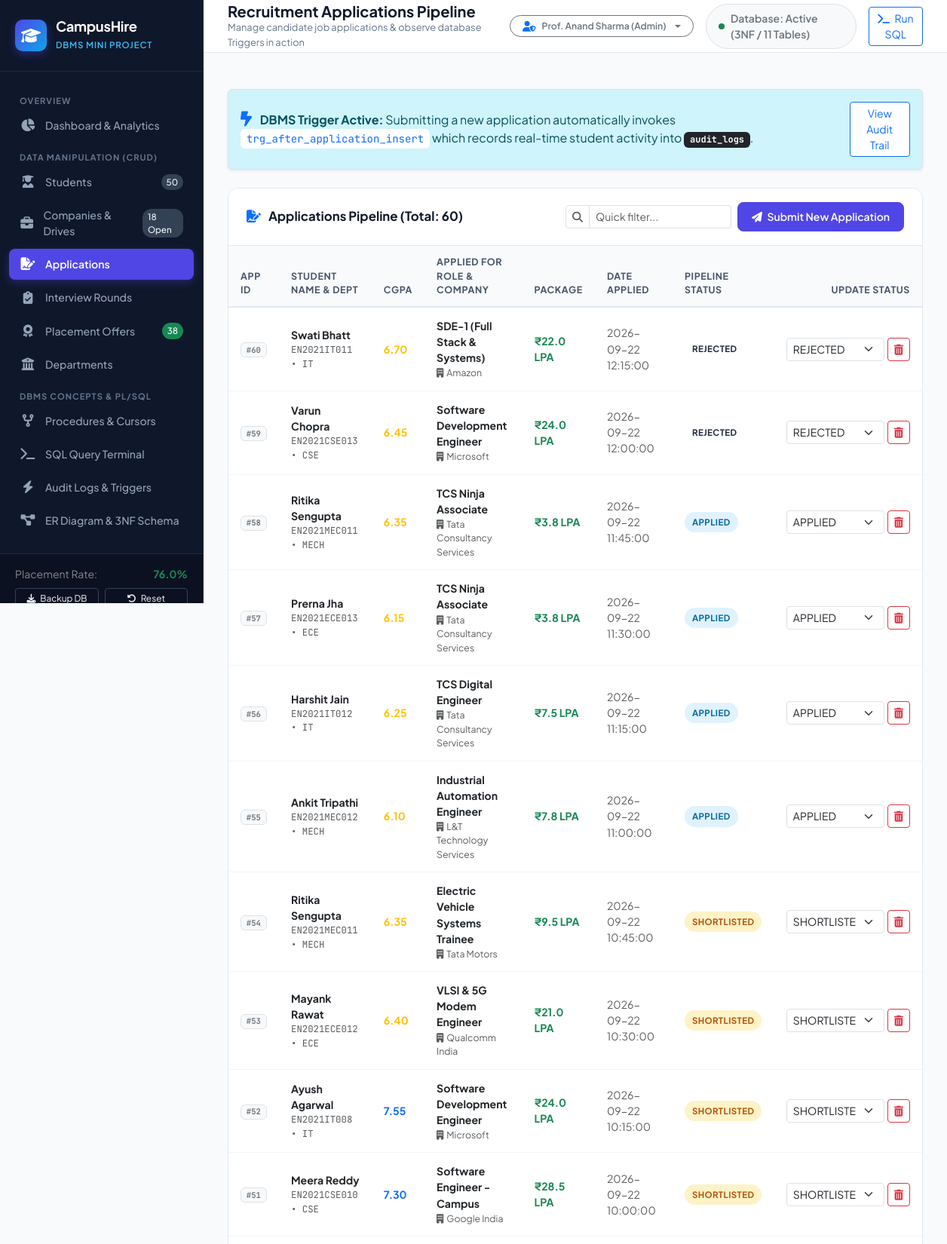
The app's page /applications (upper part) with its own data.
### tables this page shows
CREATE TABLE applications (
        application_id INTEGER PRIMARY KEY AUTOINCREMENT,
        student_id INTEGER NOT NULL,
        job_id INTEGER NOT NULL,
        application_date DATETIME DEFAULT (datetime('now', 'localtime')),
        application_status TEXT NOT NULL DEFAULT 'APPLIED' CHECK(application_status IN ('APPLIED', 'SHORTLISTED', 'REJECTED', 'SELECTED', 'WITHDRAWN')),
        created_at DATETIME DEFAULT (datetime('now', 'localtime')),
        updated_at DATETIME DEFAULT (datetime('now', 'localtime')),
        UNIQUE (student_id, job_id),
        FOREIGN KEY (student_id) REFERENCES students(student_id) ON DELETE RESTRICT ON UPDATE CASCADE,
        FOREIGN KEY (job_id) REFERENCES job_openings(job_id) ON DELETE RESTRICT ON UPDATE CASCADE
    );

CREATE TABLE users (
        user_id INTEGER PRIMARY KEY AUTOINCREMENT,
        full_name TEXT NOT NULL,
        email TEXT NOT NULL UNIQUE,
        password_hash TEXT NOT NULL,
        role TEXT NOT NULL CHECK(role IN ('ADMIN', 'STUDENT', 'RECRUITER')),
        account_status TEXT NOT NULL DEFAULT 'ACTIVE' CHECK(account_status IN ('ACTIVE', 'INACTIVE')),
        created_at DATETIME DEFAULT (datetime('now', 'localtime')),
        updated_at DATETIME DEFAULT (datetime('now', 'localtime'))
    );

CREATE TABLE students (
        student_id INTEGER PRIMARY KEY AUTOINCREMENT,
        user_id INTEGER NOT NULL UNIQUE,
        enrollment_number TEXT NOT NULL UNIQUE,
        department_id INTEGER NOT NULL,
        graduation_year INTEGER NOT NULL,
        cgpa REAL NOT NULL CHECK(cgpa >= 0.00 AND cgpa <= 10.00),
        active_backlogs INTEGER NOT NULL DEFAULT 0 CHECK(active_backlogs >= 0),
        phone TEXT,
        resume_url TEXT,
        profile_status TEXT NOT NULL DEFAULT 'VERIFIED' CHECK(profile_status IN ('PENDING_VERIFICATION', 'VERIFIED', 'SUSPENDED')),
        created_at DATETIME DEFAULT (datetime('now', 'localtime')),
        updated_at DATETIME DEFAULT (datetime('now', 'localtime')),
        FOREIGN KEY (user_id) REFERENCES users(user_id) ON DELETE RESTRICT ON UPDATE CASCADE,
        FOREIGN KEY (department_id) REFERENCES departments(department_id) ON DELETE RESTRICT ON UPDATE CASCADE
    );

CREATE TABLE departments (
        department_id INTEGER PRIMARY KEY AUTOINCREMENT,
        department_name TEXT NOT NULL UNIQUE,
        department_code TEXT NOT NULL UNIQUE,
        description TEXT,
        created_at DATETIME DEFAULT (datetime('now', 'localtime'))
    );

CREATE TABLE job_openings (
        job_id INTEGER PRIMARY KEY AUTOINCREMENT,
        company_id INTEGER NOT NULL,
        job_title TEXT NOT NULL,
        job_description TEXT NOT NULL,
        job_type TEXT NOT NULL DEFAULT 'FULL_TIME' CHECK(job_type IN ('FULL_TIME', 'INTERNSHIP', 'INTERN_TO_FTE')),
        location TEXT NOT NULL,
        minimum_cgpa REAL NOT NULL DEFAULT 0.00 CHECK(minimum_cgpa >= 0.00 AND minimum_cgpa <= 10.00),
        maximum_backlogs INTEGER NOT NULL DEFAULT 0 CHECK(maximum_backlogs >= 0),
        package_lpa REAL NOT NULL CHECK(package_lpa >= 0.00),
        application_deadline DATETIME NOT NULL,
        drive_date DATETIME,
        job_status TEXT NOT NULL DEFAULT 'DRAFT' CHECK(job_status IN ('DRAFT', 'OPEN', 'CLOSED', 'CANCELLED')),
        created_by INTEGER NOT NULL,
        created_at DATETIME DEFAULT (datetime('now', 'localtime')),
        updated_at DATETIME DEFAULT (datetime('now', 'localtime')),
        FOREIGN KEY (company_id) REFERENCES companies(company_id) ON DELETE RESTRICT ON UPDATE CASCADE,
        FOREIGN KEY (created_by) REFERENCES users(user_id) ON DELETE RESTRICT ON UPDATE CASCADE
    );

CREATE TABLE companies (
        company_id INTEGER PRIMARY KEY AUTOINCREMENT,
        company_name TEXT NOT NULL UNIQUE,
        industry TEXT NOT NULL,
        website TEXT,
        company_description TEXT,
        headquarters TEXT,
        created_at DATETIME DEFAULT (datetime('now', 'localtime')),
        updated_at DATETIME DEFAULT (datetime('now', 'localtime'))
    );

### app.py (the view)
@app.route('/applications')
def applications():
    conn = database.get_db_connection()
    cur = conn.cursor()
    cur.execute("""
        SELECT a.application_id, a.application_date, a.application_status,
               s.student_id, s.enrollment_number, u.full_name AS student_name, s.cgpa, d.department_code,
               j.job_id, j.job_title, j.package_lpa, c.company_name
        FROM applications a
        JOIN students s ON a.student_id = s.student_id
        JOIN users u ON s.user_id = u.user_id
        JOIN departments d ON s.department_id = d.department_id
        JOIN job_openings j ON a.job_id = j.job_id
        JOIN companies c ON j.company_id = c.company_id
        ORDER BY a.application_id DESC
    """)
    apps = [dict(row) for row in cur.fetchall()]
    cur.execute("""
        SELECT s.student_id, u.full_name, s.enrollment_number, d.department_code, s.cgpa
        FROM students s
        JOIN users u ON s.user_id = u.user_id
        JOIN departments d ON s.department_id = d.department_id
        ORDER BY u.full_name
    """)
    students_list = [dict(row) for row in cur.fetchall()]
    cur.execute("""
        SELECT j.job_id, j.job_title, c.company_name, j.minimum_cgpa, j.maximum_backlogs
        FROM job_openings j
        JOIN companies c ON j.company_id = c.company_id
        WHERE j.job_status = 'OPEN'
        ORDER BY j.job_title
    """)
    jobs_list = [dict(row) for row in cur.fetchall()]
    conn.close()
    return render_template('applications.html', applications=apps, students=students_list, jobs=jobs_list)

### database.py (called while the page is built)
def get_db_connection():
    conn = sqlite3.connect(DB_PATH)
    conn.row_factory = sqlite3.Row
    conn.execute("PRAGMA foreign_keys = ON;")
    conn.create_function("fn_calculate_overall_placement_percentage", 0, lambda: _calculate_overall_placement_percentage(conn))
    conn.create_function("fn_calculate_department_placement_percentage", 1, lambda dept_id: _calculate_department_placement_percentage(conn, dept_id))
    return conn

def _calculate_overall_placement_percentage(conn):
    cur = conn.cursor()
    cur.execute("""
        SELECT COUNT(*) FROM students s
        INNER JOIN users u ON s.user_id = u.user_id
        WHERE u.account_status = 'ACTIVE'
    """)
    total = cur.fetchone()[0] or 0
    cur.execute("""
        SELECT COUNT(DISTINCT s.student_id)
        FROM students s
        INNER JOIN applications a ON s.student_id = a.student_id
        INNER JOIN placement_offers o ON a.application_id = o.application_id
        WHERE o.offer_status = 'ACCEPTED'
    """)
    placed = cur.fetchone()[0] or 0
    if total > 0:
        return round((placed * 100.0) / total, 2)
    return 0.00

### templates/applications.html (shortened to what this page needs)
{% extends "base.html" %}
{% block page_title %}Recruitment Applications Pipeline{% endblock %}
{% block page_subtitle %}Manage candidate job applications & observe database Triggers in action{% endblock %}
{% block content %}
<div class="alert alert-info border shadow-sm mb-4 d-flex align-items-center justify-content-between">
    <div>
        <i class="fa-solid fa-bolt-lightning text-primary fs-5 me-2"></i>
        <strong>DBMS Trigger Active:</strong> Submitting a new application automatically invokes
        <code class="font-mono bg-white px-2 py-1 rounded text-primary">trg_after_application_insert</code>
        which records real-time student activity into <span class="badge bg-dark font-mono">audit_logs</span>.
    </div>
    <a href="{{ url_for('audit_logs') }}" class="btn btn-sm btn-outline-primary bg-white">View Audit Trail</a>
</div>
<div class="card-custom">
    <div class="card-custom-header flex-wrap gap-2">
        <h5>
            <i class="fa-solid fa-file-signature text-primary"></i>
            Applications Pipeline (Total: {{ applications|length }})
        </h5>
        <div class="d-flex align-items-center gap-2">
            <div class="input-group input-group-sm" style="width: 220px;">
                <span class="input-group-text bg-white"><i class="fa-solid fa-magnifying-glass text-muted"></i></span>
                <input type="text" id="searchAppsInput" class="form-control" placeholder="Quick filter...">
            </div>
            <button class="btn btn-primary-custom btn-sm text-nowrap" data-bs-toggle="modal" data-bs-target="#newApplicationModal">
                <i class="fa-solid fa-paper-plane me-1"></i> Submit New Application
            </button>
        </div>
    </div>
    <div class="table-responsive">
        <table id="applicationsTable" class="table table-custom align-middle">
            <thead>
                <tr>
                    <th>App ID</th>
                    <th>Student Name & Dept</th>
                    <th>CGPA</th>
                    <th>Applied For Role & Company</th>
                    <th>Package</th>
                    <th>Date Applied</th>
                    <th>Pipeline Status</th>
                    <th class="text-end">Update Status</th>
                </tr>
            </thead>
            <tbody>
                {% for a in applications %}
                <tr>
                    <td><span class="badge bg-light text-secondary border font-mono">#{{ a.application_id }}</span></td>
                    <td>
                        <div class="fw-bold text-dark">{{ a.student_name }}</div>
                        <div class="text-muted small font-mono">{{ a.enrollment_number }} &bull; {{ a.department_code }}</div>
                    </td>
                    <td>
                        <span class="fw-bold {% if a.cgpa >= 8.5 %}text-success{% elif a.cgpa >= 7.0 %}text-primary{% else %}text-warning{% endif %}">
                            {{ "%.2f"|format(a.cgpa) }}
                        </span>
                    </td>
                    <td>
                        <div class="fw-bold text-dark">{{ a.job_title }}</div>
                        <div class="text-muted small"><i class="fa-solid fa-building me-1"></i>{{ a.company_name }}</div>
                    </td>
                    <td class="fw-bold text-success">₹{{ a.package_lpa }} LPA</td>
                    <td class="small text-muted">{{ a.application_date }}</td>
                    <td>
                        <span class="status-badge status-{{ a.application_status|lower }}">{{ a.application_status }}</span>
                    </td>
                    <td class="text-end">
                        <div class="d-inline-flex gap-1 align-items-center">
                            <form action="{{ url_for('update_application_status', app_id=a.application_id) }}" method="POST" class="d-inline">
                                <select name="application_status" class="form-select form-select-sm" style="width: 130px;" onchange="this.form.submit()">
                                    <option value="APPLIED" {% if a.application_status == 'APPLIED' %}selected{% endif %}>APPLIED</option>
                                    <option value="SHORTLISTED" {% if a.application_status == 'SHORTLISTED' %}selected{% endif %}>SHORTLISTED</option>
                                    <option value="REJECTED" {% if a.application_status == 'REJECTED' %}selected{% endif %}>REJECTED</option>
                                </select>
                            </form>
                            <form action="{{ url_for('delete_application', app_id=a.application_id) }}" method="POST" class="d-inline" onsubmit="return confirm('Withdraw/Delete application #{{ a.application_id }}?');">
                                <button type="submit" class="btn btn-outline-danger btn-sm" title="Withdraw/Delete Application">
                                    <i class="fa-solid fa-trash-can"></i>
                                </button>
                            </form>
                        </div>
                    </td>
                </tr>
                {% endfor %}
            </tbody>
        </table>
    </div>
</div>
{% endblock %}

### templates/base.html (style rules this page uses)
:root { --primary: #4f46e5; --primary-hover: #4338ca; --primary-light: #eef2ff; --secondary: #0ea5e9; --accent: #10b981; --bg-main: #f8fafc; --sidebar-bg: #0f172a; --sidebar-text: #94a3b8; --card-border: #e2e8f0; --text-main: #1e293b; --text-muted: #64748b; }
body { font-family: 'Plus Jakarta Sans', sans-serif; background-color: var(--bg-main); color: var(--text-main); margin: 0; padding: 0; min-height: 100vh; }
.card-custom { background: #fff; border-radius: 14px; border: 1px solid var(--card-border); box-shadow: 0 1px 3px rgba(0,0,0,0.02); overflow: hidden; margin-bottom: 24px; }
.card-custom-header { padding: 18px 24px; border-bottom: 1px solid var(--card-border); display: flex; align-items: center; justify-content: space-between; background-color: #fff; }
.card-custom-header h5 { font-size: 1.05rem; font-weight: 700; margin: 0; color: #0f172a; display: flex; align-items: center; gap: 10px; }
.btn-primary-custom { background-color: var(--primary); border-color: var(--primary); color: #fff; font-weight: 600; padding: 8px 18px; border-radius: 8px; transition: all 0.2s; }
.table-custom { margin: 0; width: 100%; }
.table-custom th { background-color: #f8fafc; color: #475569; font-weight: 700; font-size: 0.78rem; text-transform: uppercase; letter-spacing: 0.6px; border-top: none; border-bottom: 2px solid #e2e8f0; padding: 12px 16px; }
.table-custom td { padding: 14px 16px; vertical-align: middle; color: #1e293b; font-size: 0.88rem; border-bottom: 1px solid #f1f5f9; }
.status-badge { font-size: 0.72rem; font-weight: 700; padding: 5px 10px; border-radius: 20px; display: inline-flex; align-items: center; gap: 5px; text-transform: uppercase; letter-spacing: 0.4px; }
.status-offer_received, .status-shortlisted, .status-pending { background-color: #fef3c7; color: #b45309; }
.status-applied, .status-draft { background-color: #e0f2fe; color: #0369a1; }
.font-mono { font-family: 'JetBrains Mono', monospace; }

### records on screen
applications: application_id "60", student_name "Swati Bhatt", enrollment_number "EN2021IT011", department_code "IT", job_title "SDE-1 (Full Stack & Systems)", company_name "Amazon", package_lpa "22.0", application_date "2026-09-22 12:15:00", application_status "REJECTED"
students: cgpa "6.70"
applications: application_id "59", student_name "Varun Chopra", enrollment_number "EN2021CSE013", department_code "CSE", job_title "Software Development Engineer", company_name "Microsoft", package_lpa "24.0", application_date "2026-09-22 12:00:00", application_status "REJECTED"
students: cgpa "6.45"
applications: application_id "58", student_name "Ritika Sengupta", enrollment_number "EN2021MEC011", department_code "MECH", job_title "TCS Ninja Associate", company_name "Tata Consultancy Services", package_lpa "3.8", application_date "2026-09-22 11:45:00", application_status "APPLIED"
students: cgpa "6.35"
applications: application_id "57", student_name "Prerna Jha", enrollment_number "EN2021ECE013", department_code "ECE", job_title "TCS Ninja Associate", company_name "Tata Consultancy Services", package_lpa "3.8", application_date "2026-09-22 11:30:00", application_status "APPLIED"
students: cgpa "6.15"
applications: application_id "56", student_name "Harshit Jain", enrollment_number "EN2021IT012", department_code "IT", job_title "TCS Digital Engineer", company_name "Tata Consultancy Services", package_lpa "7.5", application_date "2026-09-22 11:15:00", application_status "APPLIED"
students: cgpa "6.25"
applications: application_id "55", student_name "Ankit Tripathi", enrollment_number "EN2021MEC012", department_code "MECH", job_title "Industrial Automation Engineer", company_name "L&T Technology Services", package_lpa "7.8", application_date "2026-09-22 11:00:00", application_status "APPLIED"
students: cgpa "6.10"
applications: application_id "54", student_name "Ritika Sengupta", enrollment_number "EN2021MEC011", department_code "MECH", job_title "Electric Vehicle Systems Trainee", company_name "Tata Motors", package_lpa "9.5", application_date "2026-09-22 10:45:00", application_status "SHORTLISTED"
applications: application_id "53", student_name "Mayank Rawat", enrollment_number "EN2021ECE012", department_code "ECE", job_title "VLSI & 5G Modem Engineer", company_name "Qualcomm India", package_lpa "21.0", application_date "2026-09-22 10:30:00", application_status "SHORTLISTED"
students: cgpa "6.40"
applications: application_id "52", student_name "Ayush Agarwal", enrollment_number "EN2021IT008", department_code "IT", job_title "Software Development Engineer", company_name "Microsoft", package_lpa "24.0", application_date "2026-09-22 10:15:00", application_status "SHORTLISTED"
students: cgpa "7.55"
applications: application_id "51", student_name "Meera Reddy", enrollment_number "EN2021CSE010", department_code "CSE", job_title "Software Engineer - Campus", company_name "Google India", package_lpa "28.5", application_date "2026-09-22 10:00:00", application_status "SHORTLISTED"
students: cgpa "7.30"

### other values on screen
{{ nav_total_students }} "50"
{{ nav_open_jobs }} "18"
{{ nav_placed_students }} "38"
{{ nav_placement_rate }} "76.0"
{{ applications|length }} "60"
